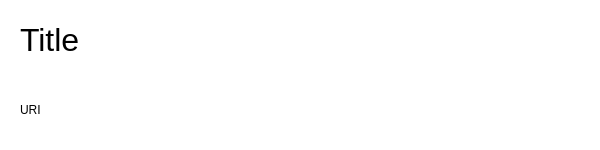
<?xml version="1.0" encoding="UTF-8"?>
<ui version="4.0">
 <class>ShareFile</class>
 <widget class="QDialog" name="ShareFile">
  <property name="geometry">
   <rect>
    <x>0</x>
    <y>0</y>
    <width>600</width>
    <height>150</height>
   </rect>
  </property>
  <property name="minimumSize">
   <size>
    <width>600</width>
    <height>150</height>
   </size>
  </property>
  <property name="maximumSize">
   <size>
    <width>600</width>
    <height>150</height>
   </size>
  </property>
  <property name="windowTitle">
   <string>ShareFile</string>
  </property>
  <property name="styleSheet">
   <string notr="true">background-color: rgb(255, 255, 255);</string>
  </property>
  <widget class="QLabel" name="title">
   <property name="geometry">
    <rect>
     <x>20</x>
     <y>20</y>
     <width>551</width>
     <height>40</height>
    </rect>
   </property>
   <property name="styleSheet">
    <string notr="true">font-size: 32px;</string>
   </property>
   <property name="text">
    <string>Title</string>
   </property>
  </widget>
  <widget class="QLabel" name="label">
   <property name="geometry">
    <rect>
     <x>20</x>
     <y>90</y>
     <width>481</width>
     <height>40</height>
    </rect>
   </property>
   <property name="text">
    <string>URI</string>
   </property>
  </widget>
  <widget class="ClickableLabel" name="copyIcon">
   <property name="geometry">
    <rect>
     <x>530</x>
     <y>90</y>
     <width>40</width>
     <height>40</height>
    </rect>
   </property>
   <property name="text">
    <string/>
   </property>
   <property name="scaledContents">
    <bool>true</bool>
   </property>
  </widget>
 </widget>
 <layoutdefault spacing="6" margin="11"/>
 <customwidgets>
  <customwidget>
   <class>ClickableLabel</class>
   <extends>QLabel</extends>
   <header>clickablelabel.h</header>
   <slots>
    <signal>clicked()</signal>
   </slots>
  </customwidget>
 </customwidgets>
 <resources/>
 <connections/>
</ui>
